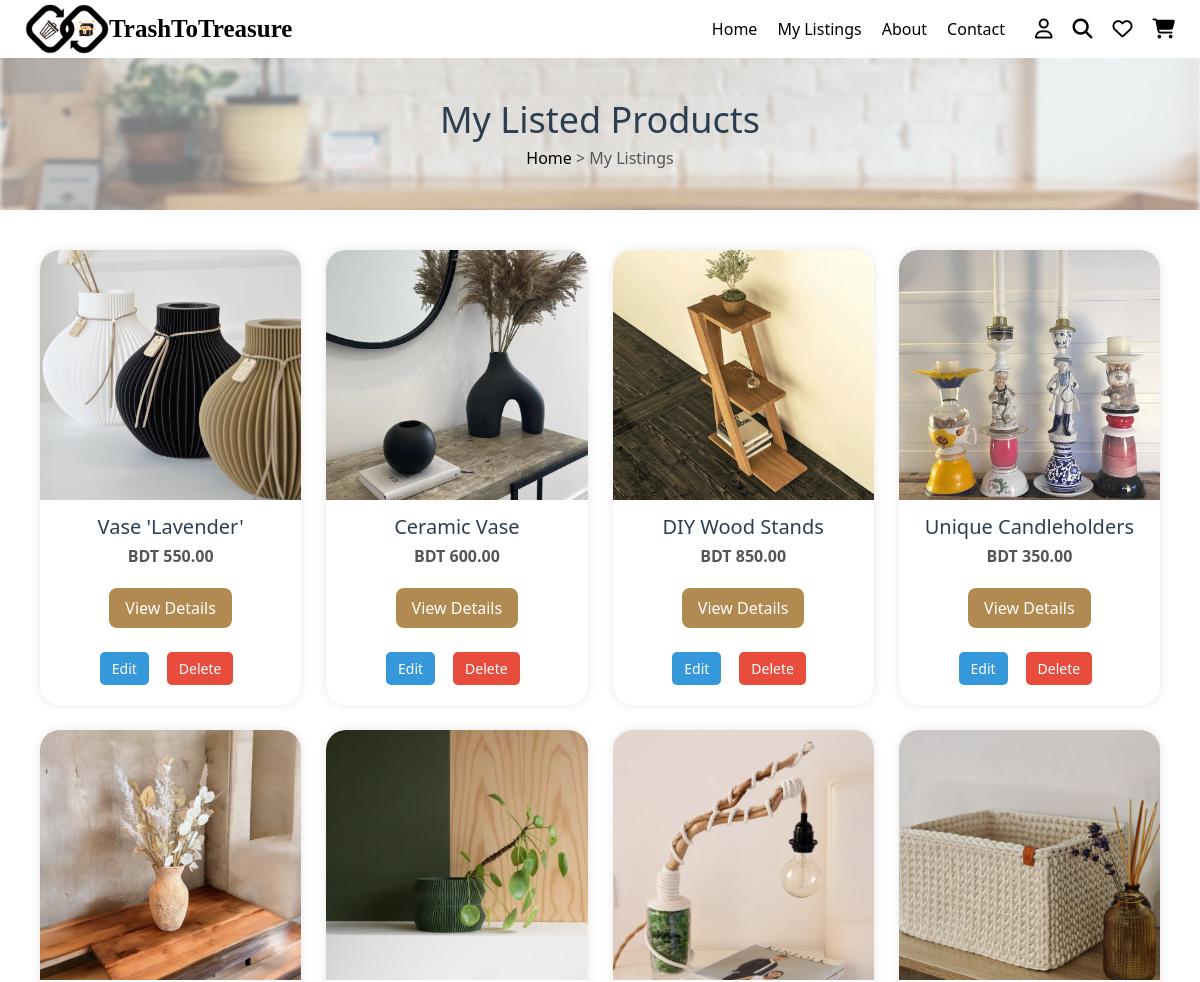
Page /listed_products/ (signed in, upper part) on the earlier database version.
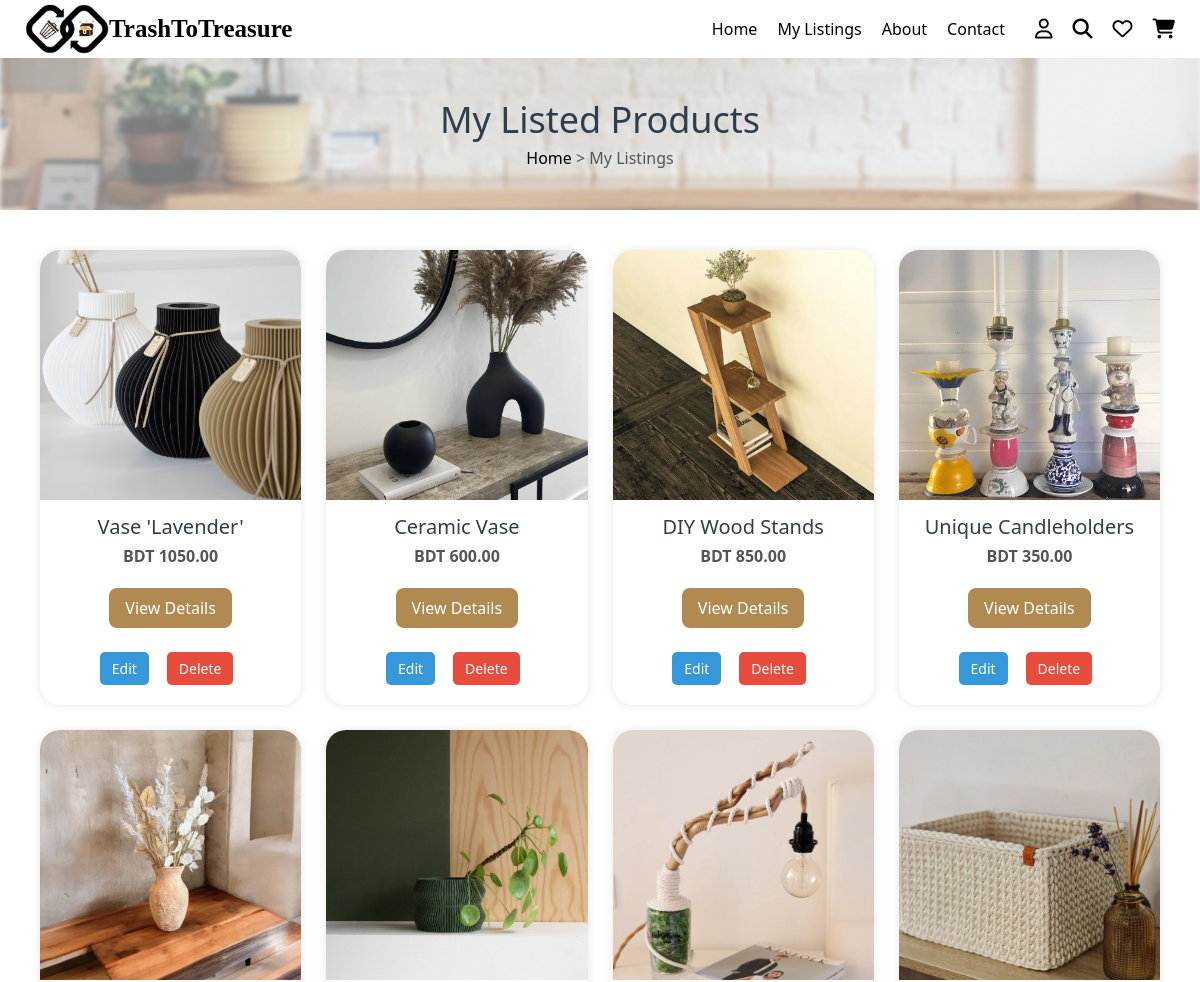
Same page on the later database version.
### marketplace/models.py (models this page shows, shortened)
class UpcycledProduct(models.Model):
    product_name = models.CharField(max_length=255, default="")
    category = models.CharField(max_length=100, default="")
    description = models.TextField()
    price = models.DecimalField(max_digits=10, decimal_places=2)
    product_status = models.CharField(max_length=20, choices=PRODUCT_STATUS_CHOICES, default='active')
    artisan = models.ForeignKey(User, on_delete=models.CASCADE, related_name='upcycled_products', null=True, blank=True)
    approval_status = models.BooleanField(default=False)
    stock_availability = models.IntegerField()
    product_images = models.ImageField(upload_to='upcycled_products/', blank=True, null=True)
    location = models.CharField(max_length=255, default="")
    rating = models.DecimalField(max_digits=3, decimal_places=2, default=0.0)
    tags = models.CharField(max_length=255, blank=True, null=True)
    listing_date = models.DateTimeField(auto_now_add=True)
    last_updated = models.DateTimeField(auto_now=True, null=True, blank=True)
    sold_count = models.IntegerField(default=0)
    delivery_status = models.CharField(max_length=20, choices=DELIVERY_STATUS_CHOICES, default='ready')
    slug = models.SlugField(max_length=255, unique=True, blank=True)

### marketplace/views.py (the view)
# urls.py: path('listed_products/', listed_products, name='listed_products'),  # Artisan's listed products
@login_required
def listed_products(request):
    if request.user.role != 'artisan':
        return HttpResponseForbidden("You are not authorized to view this page.")
    products = UpcycledProduct.objects.filter(artisan=request.user)
    paginator = Paginator(products, 12) # 12 products per page
    page_number = request.GET.get('page')
    page_obj = paginator.get_page(page_number)
    return render(request, 'listed_products.html', {
        'products': products,  # Keep this if you want to use it elsewhere
        'page_obj': page_obj   # This is the one your grid uses
    })

### marketplace/templates/listed_products.html (shortened to what this page needs)
{% load static %}
{% include "header.html" %}
<!DOCTYPE html>
<html lang="en">
<head>
    <link rel="stylesheet" href="{% static 'css/buyer_profile.css' %}">
</head>
<body>
<section class="product-banner">
    <h2>My Listed Products</h2>
    <p><a href="/">Home</a> >  My Listings</p>
</section>
<div class="products-grid">
    {% for product in page_obj %}
        <div class="product-card">
            <img src="{{ product.product_images.url }}" alt="{{ product.product_name }}">
            <h3>{{ product.product_name }}</h3>
            <p><strong>BDT {{ product.price }}</strong></p>
            <a href="{% url 'upcycled_product_details' product.slug %}" class="view-button">View Details</a>
            <div class="button-pair">
                <a href="{% url 'edit_product'   product.pk %}" class="edit-btn">Edit</a>
                <a href="{% url 'delete_product' product.pk %}" class="delete-btn">Delete</a>
            </div>
        </div>
    {% endfor %}
</div>
</body>
</html>
{% include "footer.html" %}

Differences in the rows shown:
changed UpcycledProduct "Vase 'Lavender'": price "550.00" → "1050.00"
